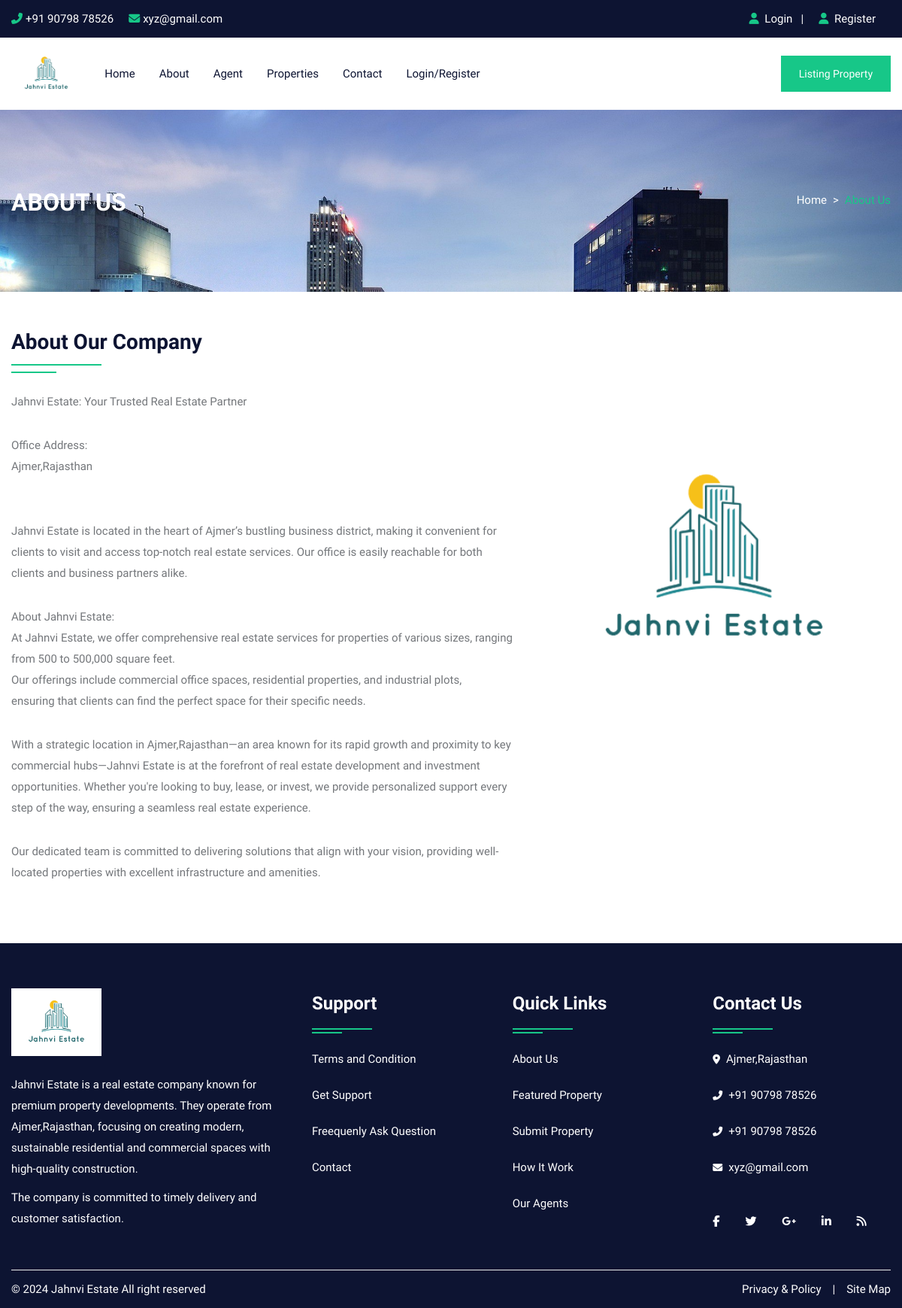
Page /about.php on the committed database.
### tables this page shows
CREATE TABLE `about` (
  `id` int(10) NOT NULL,
  `title` varchar(100) NOT NULL,
  `content` longtext NOT NULL,
  `image` varchar(300) NOT NULL
);

### about.php (the view, shortened to what this page needs)
<!DOCTYPE html>
<html lang="en">
<head>
<link rel="stylesheet" type="text/css" href="css/bootstrap.min.css">
<link rel="stylesheet" type="text/css" href="css/bootstrap-slider.css">
<link rel="stylesheet" type="text/css" href="css/jquery-ui.css">
<link rel="stylesheet" type="text/css" href="css/layerslider.css">
<link rel="stylesheet" type="text/css" href="css/color.css" id="color-change">
<link rel="stylesheet" type="text/css" href="css/owl.carousel.min.css">
<link rel="stylesheet" type="text/css" href="css/font-awesome.min.css">
<link rel="stylesheet" type="text/css" href="fonts/flaticon/flaticon.css">
<link rel="stylesheet" type="text/css" href="css/style.css">
</head>
<body>
<div id="page-wrapper">
    <div class="row">
		<?php include("include/header.php");?>
        <div class="banner-full-row page-banner" style="background-image:url('images/banner.jpg');background-size: cover;">
            <div class="container">
                <div class="row">
                    <div class="col-md-6">
                        <h2 class="page-name float-left text-white text-uppercase mt-1 mb-0"><b>About US</b></h2>
                    </div>
                    <div class="col-md-6">
                        <nav aria-label="breadcrumb" class="float-left float-md-right">
                            <ol class="breadcrumb bg-transparent m-0 p-0">
                                <li class="breadcrumb-item text-white"><a href="#">Home</a></li>
                                <li class="breadcrumb-item active">About Us</li>
                            </ol>
                        </nav>
                    </div>
                </div>
            </div>
        </div>
        <div class="full-row">
            <div class="container">
				<?php
					$query=mysqli_query($con,"SELECT * FROM about");
					while($row=mysqli_fetch_array($query))
					{
				?>
				<div class="row">
                    <div class="col-md-12 col-lg-12">
                        <h3 class="double-down-line-left text-secondary position-relative pb-4 mb-4"><?php echo $row['1'];?></h3>
                    </div>
                </div>
                <div class="row about-company">
                    <div class="col-md-12 col-lg-7">
                        <div class="about-content">
                            <?php echo $row['2'];?>
                        </div>
                    </div>
                    <div class="col-md-12 col-lg-5 mt-5">
                        <div class="about-img"> <img src="images/logo/<?php echo $row['3'];?>" alt="about image"> </div>
                    </div>
                </div>
				<?php } ?>
            </div>
        </div>
		<?php include("include/footer.php");?>
    </div>
</div>
</body>
</html>

### include/header.php (shortened to what this page needs)
<link rel="stylesheet" href="https://cdnjs.cloudflare.com/ajax/libs/font-awesome/6.6.0/css/all.min.css">
<header id="header" class="transparent-header-modern fixed-header-bg-white w-100">
            <div class="top-header bg-secondary">
                <div class="container">
                    <div class="row">
                        <div class="col-md-8">
                            <ul class="top-contact list-text-white  d-table">
                                <li><a href="#"><i class="fas fa-phone-alt text-primary mr-1"></i>+91 90798 78526</li>
                                <li><a href="#"><i class="fas fa-envelope text-primary mr-1"></i>xyz@gmail.com</a></li>
                            </ul>
                        </div>
                        <div class="col-md-4">
                            <div class="top-contact float-right">
                                <ul class="list-text-white d-table">
								<li><i class="fas fa-user text-primary mr-1"></i>
								<?php  if(isset($_SESSION['uemail']))
								{ ?>
								<a href="logout.php">Logout</a>&nbsp;&nbsp;<?php } else { ?>
								<a href="login.php">Login</a>&nbsp;&nbsp;
								<?php } ?>
								| </li>
								<li><i class="fas fa-user text-primary mr-1"></i><a href="register.php"> Register</li>
								</ul>
                            </div>
                        </div>
                    </div>
                </div>
            </div>
            <div class="main-nav secondary-nav hover-primary-nav py-2">
                <div class="container">
                    <div class="row">
                        <div class="col-lg-12">
                            <nav class="navbar navbar-expand-lg navbar-light p-0"> <a class="navbar-brand position-relative" href="#"><img class="nav-logo" src="images/logo/jahvi.png" height="70" width="100" alt="" style="border-radius: 30%;"></a>
                                <div class="collapse navbar-collapse" id="navbarSupportedContent">
                                    <ul class="navbar-nav mr-auto">
                                        <li class="nav-item dropdown"> <a class="nav-link" href="index.php" role="button" aria-haspopup="true" aria-expanded="false">Home</a></li>
										<li class="nav-item"> <a class="nav-link" href="about.php">About</a> </li>
										<li class="nav-item"> <a class="nav-link" href="agent.php">Agent</a> </li>
										<li class="nav-item"> <a class="nav-link" href="property.php">Properties</a> </li>
                                        <li class="nav-item"> <a class="nav-link" href="contact.php">Contact</a> </li>
										<?php  if(isset($_SESSION['uemail']))
										{ ?>
										<li class="nav-item dropdown">
											<a class="nav-link dropdown-toggle" href="#" role="button" data-toggle="dropdown" aria-haspopup="true" aria-expanded="false">My Account</a>
											<ul class="dropdown-menu">
												<li class="nav-item"> <a class="nav-link" href="profile.php">Profile</a> </li>
												<li class="nav-item"> <a class="nav-link" href="feature.php">Your Property</a> </li>
												<li class="nav-item"> <a class="nav-link" href="logout.php">Logout</a> </li>
											</ul>
                                        </li>
										<?php } else { ?>
										<li class="nav-item"> <a class="nav-link" href="login.php">Login/Register</a> </li>
										<?php } ?>
                                    </ul>
                                    <a class="btn btn-primary d-none d-xl-block" href="submitproperty.php">Listing Property</a>
                                </div>
                            </nav>
                        </div>
                    </div>
                </div>
            </div>
        </header>

### include/footer.php
<footer class="full-row bg-secondary p-0">
    <div class="container">
        <div  class="row">
            <div class="col-lg-12">
                <div class="divider py-40">
                    <div class="row">
                        <div class="col-md-12 col-lg-4">
                            <div class="footer-widget mb-4">
                                <div class="footer-logo mb-4">
                                    <a href="#"><img class="logo-bottom" src="images/logo/jahvi.png" height="90" width="90"  alt="image"></a>
                                </div>
                                <p class="pb-20 text-white">Jahnvi Estate is a real estate company known for premium property developments. They operate from Ajmer,Rajasthan, focusing on creating modern, sustainable residential and commercial spaces with high-quality construction.</p>
								<p class="pb-20 text-white"> The company is committed to timely delivery and customer satisfaction.</p>
                            </div>
                        </div>
                        <div class="col-md-12 col-lg-8">
                            <div class="row">
                                <div class="col-md-4 col-lg-4">
                                    <div class="footer-widget footer-nav mb-4">
                                        <h4 class="widget-title text-white double-down-line-left position-relative">Support</h4>
                                        <ul class="hover-text-primary">
                                            <li><a href="#" class="text-white">Terms and Condition</a></li>
                                            <li><a href="#" class="text-white">Get Support</a></li>
                                            <li><a href="#" class="text-white">Freequenly Ask Question</a></li>
                                            <li><a href="#" class="text-white">Contact</a></li>
                                        </ul>
                                    </div>
                                </div>
                                <div class="col-md-4 col-lg-4">
                                    <div class="footer-widget footer-nav mb-4">
                                        <h4 class="widget-title text-white double-down-line-left position-relative">Quick Links</h4>
                                        <ul class="hover-text-primary">
                                            <li><a href="#" class="text-white">About Us</a></li>
                                            <li><a href="#" class="text-white">Featured Property</a></li>
                                            <li><a href="#" class="text-white">Submit Property</a></li>
                                            <li><a href="#" class="text-white">How It Work</a></li>
                                            <li><a href="#" class="text-white">Our Agents</a></li>
                                        </ul>
                                    </div>
                                </div>
                                <div class="col-md-4 col-lg-4">
                                    <div class="footer-widget">
                                        <h4 class="widget-title text-white double-down-line-left position-relative">Contact Us</h4>
                                        <ul class="text-white">
                                            <li class="hover-text-primary"><i class="fas fa-map-marker-alt text-white mr-2 font-13 mt-1"></i><a href="https://maps.app.goo.gl/LfNzhvGm91ZDwC3q7" style="color:#fff;">Ajmer,Rajasthan</a></li>
                                            <li class="hover-text-primary"> <i class="fas fa-phone-alt text-white mr-2 font-13 mt-1"></i>+91 90798 78526</li>
											<li class="hover-text-primary"> <i class="fas fa-phone-alt text-white mr-2 font-13 mt-1"></i>+91 90798 78526</li>
                                            <li class="hover-text-primary"><i class="fas fa-envelope text-white mr-2 font-13 mt-1"></i>xyz@gmail.com</li>
                                        </ul>
                                    </div>
                                    <div class="footer-widget media-widget mt-4 text-white hover-text-primary">
                                        <a href="#"><i class="fab fa-facebook-f"></i></a>
                                        <a href="#"><i class="fab fa-twitter"></i></a>
                                        <a href="#"><i class="fab fa-google-plus-g"></i></a>
                                        <a href="#"><i class="fab fa-linkedin-in"></i></a>
                                        <a href="#"><i class="fas fa-rss"></i></a> </div>
                                    </div>
                                </div>
                            </div>
                        </div>
                    </div>
                </div>
            </div>
            <div class="row copyright">
                <div class="col-sm-6"> <span class="text-white">© 2024 Jahnvi Estate All right reserved</span> </div>
                    <div class="col-sm-6">
                        <ul class="line-menu text-white hover-text-primary float-right">
                            <li><a href="#">Privacy & Policy</a></li>
                            <li>|</li>
                            <li><a href="#"> Site Map</a></li>
                        </ul>
                    </div>
                </div>
            </div>
        </footer>

### css/color.css (style rules this page uses)
:root { --theme-ordinary-color: #74777b; }
:root { --theme-primary-color: #17c788; }
:root { --theme-secondary-color: #0d1432; }
:root { --theme-white-color: #fff; }
:root { --theme-light-color: #f8f8f8; }
:root { --theme-gray-color: #f5f5f5; }
:root { --theme-footer-color: #091b4b; }
:root { --theme-dark-color: #091b4b; }
:root { --text-light-color: #a3a7af; }
:root { --theme-primary-opacity-color: rgba(11, 191, 141, .8); }
:root { --theme-secondary-opacity-color: rgba(13,20,50,0.7); }
:root { --theme-white-opacity-color: rgba(255, 255, 255, 0.3); }
:root { --theme-dark-opacity-color: rgba(0, 0, 0, 0.5); }
:root { --theme-ordinary-font: 'Muli', sans-serif; }
:root { --theme-highlight-font: 'Comfortaa', cursive; }

### rows in the picture
about: title "About Our Company", content "Jahnvi Estate: Your Trusted Real Estate Partner Office Address: Ajmer,Rajasthan Jahnvi Estate is located in the heart of Ajmer’s bustling business district, making it convenient for clients to visit and access top-notch real estate services. Our office is easily reachable for both clients and business partners alike. About Jahnvi Estate: At Jahnvi Estate, we offer comprehensive real estate services for properties of various sizes, ranging from 500 to 500,000 square feet. Our offerings include commercial office spaces, residential properties, and industrial plots, ensuring that clients can find the perfect space for their specific needs. With a strategic location in Ajmer,Rajasthan—an area…", image (picture)
